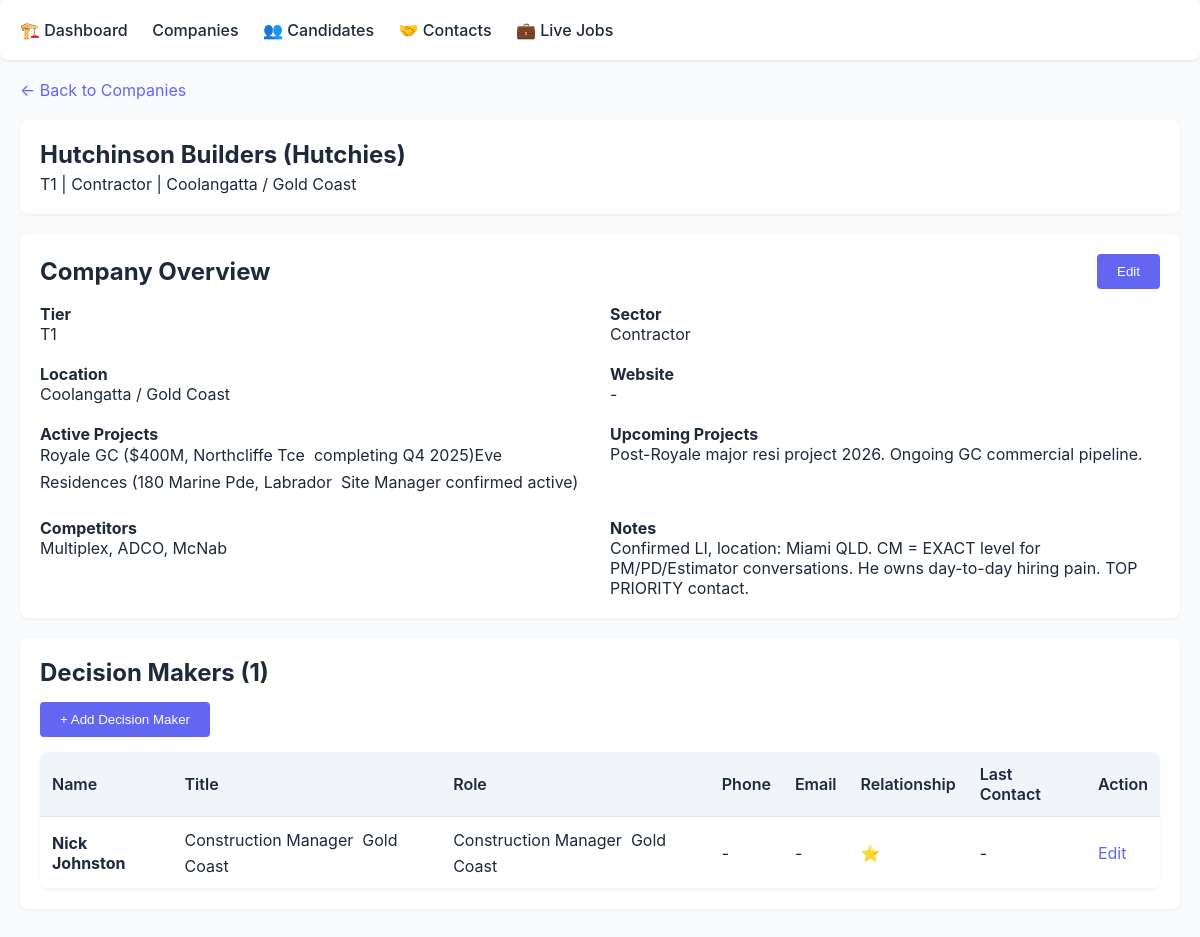
Page /company/2 on the committed database.
### tables this page shows
CREATE TABLE companies (
            id INTEGER PRIMARY KEY,
            name TEXT UNIQUE NOT NULL,
            tier TEXT,
            sector TEXT,
            location TEXT,
            active_projects TEXT,
            upcoming_projects TEXT,
            competitors TEXT,
            notes TEXT,
            created_at TIMESTAMP DEFAULT CURRENT_TIMESTAMP,
            updated_at TIMESTAMP DEFAULT CURRENT_TIMESTAMP
        );

CREATE TABLE decision_makers (
            id INTEGER PRIMARY KEY,
            company_id INTEGER NOT NULL,
            name TEXT NOT NULL,
            title TEXT,
            role TEXT,
            phone TEXT,
            email TEXT,
            linkedin TEXT,
            hiring_signals TEXT,
            relationship_score INTEGER DEFAULT 1,
            last_contact DATE,
            next_action TEXT,
            notes TEXT,
            created_at TIMESTAMP DEFAULT CURRENT_TIMESTAMP,
            updated_at TIMESTAMP DEFAULT CURRENT_TIMESTAMP,
            FOREIGN KEY (company_id) REFERENCES companies(id) ON DELETE CASCADE
        );

### app.py (the view)
@app.route('/company/<int:company_id>')
def company_detail(company_id):
    db = get_db()
    cursor = db.cursor()
    cursor.execute('SELECT * FROM companies WHERE id = ?', (company_id,))
    company = cursor.fetchone()
    if not company:
        return redirect(url_for('companies_list'))
    cursor.execute('SELECT * FROM decision_makers WHERE company_id = ? ORDER BY relationship_score DESC',
                   (company_id,))
    dms = cursor.fetchall()
    db.close()
    return render_template('company_detail.html', company=company, dms=dms)

### app.py (called while the page is built)
def get_db():
    db = sqlite3.connect(app.config['DATABASE'])
    db.row_factory = sqlite3.Row
    return db

### templates/company_detail.html (shortened to what this page needs)
{% extends "base.html" %}
{% block content %}
<div style="margin-bottom: 20px;">
  <a href="/companies">&larr; Back to Companies</a>
</div>
<div class="header">
  <h1>{{ company.name }}</h1>
  <p>{{ company.tier }} | {{ company.sector }} | {{ company.location }}</p>
</div>
<div style="background: white; padding: 20px; border-radius: 8px; margin-bottom: 20px; box-shadow: 0 1px 3px rgba(0,0,0,0.05);">
  <div style="display: flex; justify-content: space-between; align-items: center; margin-bottom: 15px;">
    <h2>Company Overview</h2>
    <button class="btn" onclick="editCompany()">Edit</button>
  </div>
  <div style="display: grid; grid-template-columns: 1fr 1fr; gap: 20px;">
    <div>
      <h4>Tier</h4>
      <p>{{ company.tier or '-' }}</p>
    </div>
    <div>
      <h4>Sector</h4>
      <p>{{ company.sector or '-' }}</p>
    </div>
    <div>
      <h4>Location</h4>
      <p>{{ company.location or '-' }}</p>
    </div>
    <div>
      <h4>Website</h4>
      <p>{{ company.website or '-' }}</p>
    </div>
    <div>
      <h4>Active Projects</h4>
      <p>{{ company.active_projects or 'None' }}</p>
    </div>
    <div>
      <h4>Upcoming Projects</h4>
      <p>{{ company.upcoming_projects or 'None' }}</p>
    </div>
    <div>
      <h4>Competitors</h4>
      <p>{{ company.competitors or 'None' }}</p>
    </div>
    <div>
      <h4>Notes</h4>
      <p>{{ company.notes or 'None' }}</p>
    </div>
  </div>
</div>
<div style="background: white; padding: 20px; border-radius: 8px; margin-bottom: 20px; box-shadow: 0 1px 3px rgba(0,0,0,0.05);">
  <h2>Decision Makers ({{ dms|length }})</h2>
  <button class="btn" onclick="showDMForm()" style="margin-top: 15px;">+ Add Decision Maker</button>
  {% if dms %}
  <table style="margin-top: 15px;">
    <thead>
      <tr>
        <th>Name</th>
        <th>Title</th>
        <th>Role</th>
        <th>Phone</th>
        <th>Email</th>
        <th>Relationship</th>
        <th>Last Contact</th>
        <th>Action</th>
      </tr>
    </thead>
    <tbody>
      {% for dm in dms %}
      <tr>
        <td><strong>{{ dm.name }}</strong></td>
        <td>{{ dm.title or '-' }}</td>
        <td>{{ dm.role or '-' }}</td>
        <td>{{ dm.phone or '-' }}</td>
        <td>{{ dm.email or '-' }}</td>
        <td>
          {% for i in range(dm.relationship_score) %}⭐{% endfor %}
        </td>
        <td>{{ dm.last_contact or '-' }}</td>
        <td><a href="#" onclick="editDMById({{ dm.id }}); return false;">Edit</a></td>
      </tr>
      {% endfor %}
    </tbody>
  </table>
  {% else %}
  <p style="margin-top: 15px; color: #64748b;">No decision makers added yet.</p>
  {% endif %}
</div>
{% endblock %}

### templates/base.html (style rules this page uses)
* { margin: 0; padding: 0; box-sizing: border-box; }
body { font-family: -apple-system, BlinkMacSystemFont, 'Segoe UI', Roboto, sans-serif; background: #f8fafc; color: #1e293b; }
.header { background: white; padding: 20px; border-radius: 8px; margin-bottom: 20px; box-shadow: 0 1px 3px rgba(0,0,0,0.05); }
.header h1 { font-size: 24px; margin-bottom: 5px; }
table { width: 100%; background: white; border-collapse: collapse; border-radius: 8px; overflow: hidden; box-shadow: 0 1px 3px rgba(0,0,0,0.05); }
th { background: #f1f5f9; padding: 12px; text-align: left; font-weight: 600; border-bottom: 1px solid #e2e8f0; }
td { padding: 12px; border-bottom: 1px solid #f1f5f9; }
a { color: #6366f1; text-decoration: none; }
.btn { background: #6366f1; color: white; padding: 10px 20px; border: none; border-radius: 4px; cursor: pointer; font-weight: 500; }

### rows in the picture
companies: name "Hutchinson Builders (Hutchies)", tier "T1", sector "Contractor", location "Coolangatta / Gold Coast", active_projects "Royale GC ($400M, Northcliffe Tce  completing Q4 2025)Eve Residences (180 Marine Pde, Labrador  Site Manager confirmed active)", upcoming_projects "Post-Royale major resi project 2026. Ongoing GC commercial pipeline.", competitors "Multiplex, ADCO, McNab", notes "Confirmed LI, location: Miami QLD. CM = EXACT level for PM/PD/Estimator conversations. He owns day-to-day hiring pain. TOP PRIORITY contact."
decision_makers: name "Nick Johnston", title "Construction Manager  Gold Coast", role "Construction Manager  Gold Coast", phone "-", email "-", relationship_score 1 (drawn), last_contact "-"

### other values in the picture
{{ company.website or '-' }} "-"
{{ dms|length }} "1"
